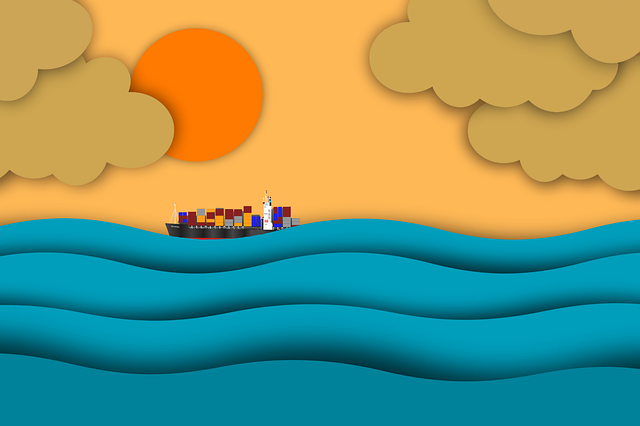
#> input picture pixels/image-15.png, 640 x 426 px
$ jupyter execute pixel_sort.ipynb
#> lines starting #> are read from the running program, lines starting #| are printed output that depends on the picture
# numpy.sort()
- We examine the functioning of `np.sort()`
- A few basic sorting algorithms are introduced.

`numpy.sort(a, axis=- 1, kind=None, order=None)`

Return a sorted copy of an array.

### Parameters
- `a` : array_like, Array to be sorted.
- `axis`: int or None, optional.
    - Axis along which to sort. If None, the array is flattened before sorting. The default is -1, which sorts along the last axis.
- `kind`: {‘quicksort’, ‘mergesort’, ‘heapsort’, ‘stable’}, optional

    - Sorting algorithm. The default is ‘quicksort’. Note that both ‘stable’ and ‘mergesort’ use timsort or radix sort under the covers and, in general, the actual implementation will vary with data type. The ‘mergesort’ option is retained for backwards compatibility.

- `order`: str or list of str, optional
    - When `a` is an array with fields defined, this argument specifies which fields to compare first, second, etc. A single field can be specified as a string, and not all fields need be specified, but unspecified fields will still be used, in the order in which they come up in the dtype, to break ties.

### Returns
- `sorted_array`: `ndarray`
    - Array of the same type and shape as a.

[cell 1]
import cv2
import imageio
import numpy as np
import matplotlib.pyplot as plt

[cell 2]
# sort example.
np.random.seed(2022)
a = np.random.randint(low=100, high=1000, size=10)
print(a)

[cell 3]
np.sort(a) # ascending order!

[cell 4]
indx = np.argsort(a)
print(indx, "index list, sorted")
print(a[indx], "array indexed by ")

[cell 5]
# when an array is given, sorting is done through the last axis
a = np.random.randint(low=0, high=256,size=(4,3))
sa = np.sort(a)
print("a:", a)
print("sorted:", sa)

## Sorting in the Image

[cell 6]
# retrieve an RGB image
im = cv2.imread("pixels/image-15.png")[:,:,::-1]
# im = cv2.imread("pixels/sogang.jpg")
print(type(im), im.shape)
#| <class 'numpy.ndarray'> (426, 640, 3)
plt.imshow(im);

[cell 7]
def show(im, im2):
    ii = [im, im2]
    fig, axis = plt.subplots(1,2, figsize=(13,6))
    for ax, v in zip(axis, ii):
        if len(im.shape) == 2:
            ax.imshow(v, cmap='gray')
        else:
            ax.imshow(v)
        ax.set_axis_off()

[cell 8]
# simple sort()
imsort = np.sort(im)
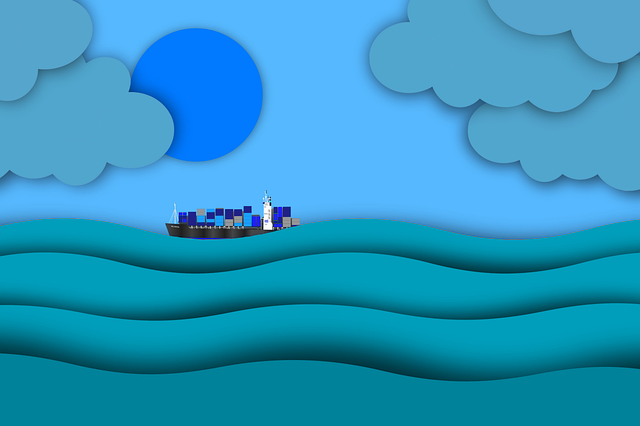
#> imsort: shape (426, 640, 3); mean R, G, B 40.1, 150, 194.1
show(im, imsort)
#> the loop in show, `for ax, v in zip(axis, ii):` made 2 passes

### Question:
Why do we see blue-ish image?

---

[cell 9]
# we can specify the axis of sorting operation
imsort = np.sort(im, axis=2) # the last axis
show(im, imsort)
#> the loop in show (call 2), `for ax, v in zip(axis, ii):` made 2 passes

[cell 10]
# we can specify the axis of sorting operation
imsort = np.sort(im, axis=-1) # the last axis
show(im, imsort)

[cell 11]
# sorting along the vertical axis
im = cv2.imread("pixels/image-15.png")[:,:,::-1]

imsort0 = np.sort(im, axis=0)
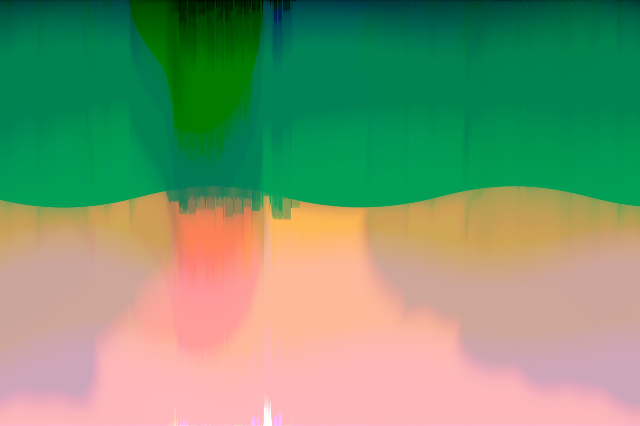
#> imsort0: shape (426, 640, 3); mean R, G, B 120.6, 150, 113.6
show(im, imsort0)

[cell 12]
# for-loop version of np.sort(a, axis=0)
re = np.zeros_like(im)
for c in range(im.shape[1]):
    for k in range(3):
        v = im[:,c,k]
        vs = np.sort(v)
        re[:, c, k] = vs
show(im, re)

[cell 13]
imsort1 = np.sort(im, axis=1)
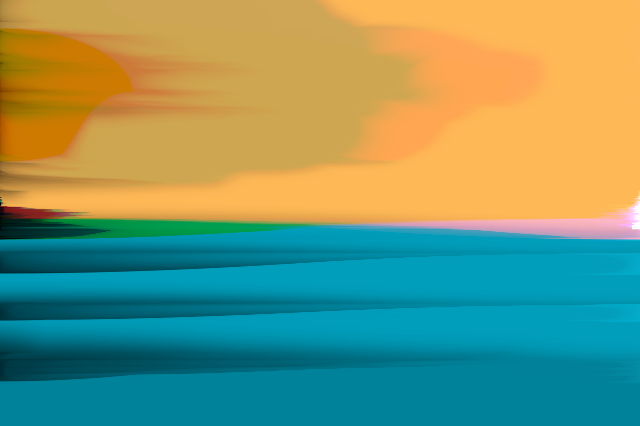
#> imsort1: shape (426, 640, 3); mean R, G, B 120.6, 150, 113.6
plt.imshow(imsort1);

[cell 14]
imsortnone = np.sort(im, axis=None)
print(imsortnone.shape, im.shape[0]*im.shape[1]*im.shape[2])
#| (817920,) 817920
imsortnone = imsortnone.reshape(im.shape)
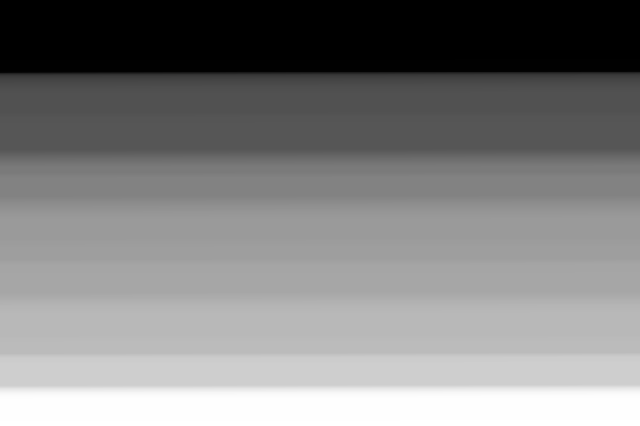
#> imsortnone: shape (426, 640, 3); mean R, G, B 128.1, 128.1, 128.1
show(im, imsortnone)

## Gray Scale Images

[cell 15]
blue = im[:,:,0]  # red channel
print(blue.shape)
#| (426, 640)
plt.imshow(blue, cmap='gray');

[cell 16]
bs0 = np.sort(blue, axis=0)
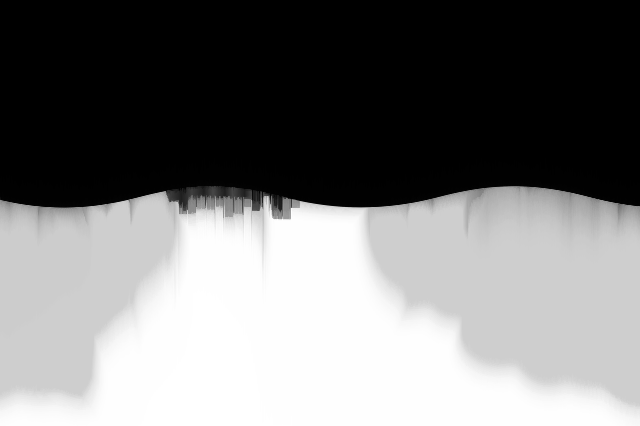
#> bs0: shape (426, 640); min 0, max 255, mean 120.6
show(blue, bs0)

[cell 17]
bs1 = np.sort(blue, axis=1)
show(blue, bs1)

[cell 18]
bs_none = np.sort(blue, axis=None)
print(bs_none.shape)
#| (272640,)
bs_none = bs_none.reshape(blue.shape[0], blue.shape[1])
plt.imshow(bs_none, cmap='gray');

[cell 19]
bs_none = np.sort(blue, axis=None)[::-1] # ascending -> descending
print(bs_none.shape)
#| (272640,)
bs_none = bs_none.reshape(blue.shape[0], blue.shape[1])
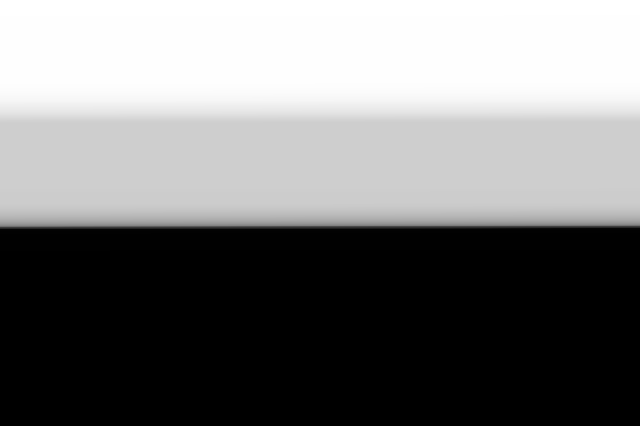
#> bs_none: shape (426, 640); min 0, max 255, mean 120.6
show(blue, bs_none)

## Try: Sort for each channel and combine them into a color array

[cell 20]
# ascending order
im_none_colors = [np.sort(im[:,:,k], axis=None).reshape(im.shape[:2])
                  for k in range(3)]
#> im_none_colors = 3 items

print("len: ", len(im_none_colors), im_none_colors[0].shape )
#| len:  3 (426, 640)

combined = np.stack(im_none_colors, axis=2)

print(combined.shape)
#| (426, 640, 3)
show(im, combined)

[cell 21]
# descending order
im_none_colors = [np.sort(im[:,:,k], axis=None)[::-1].reshape(im.shape[:2])
                  for k in range(3)]

print("len: ", len(im_none_colors), im_none_colors[0].shape )
#| len:  3 (426, 640)

combined = np.stack(im_none_colors, axis=2)
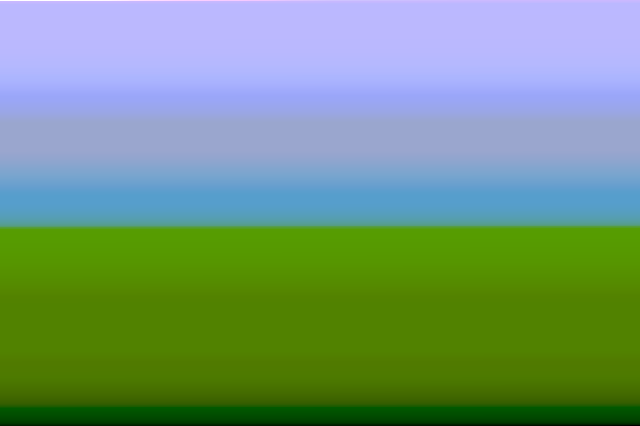
#> combined: shape (426, 640, 3); mean of channels 0, 1, 2 120.6, 150, 113.6; drawn as B, G, R

print(combined.shape)
#| (426, 640, 3)
show(im, combined)

## Sorting along a color channel

[cell 22]
plt.imshow(im); # im is an RGB

[cell 23]
ii = im.reshape((-1,3)); print(ii.shape)
#| (272640, 3)
b = ii[:,0]; print(b.shape)  # red channel
#| (272640,)
a = b.argsort();
jj = ii[a].reshape(im.shape)
show(im, jj)

[cell 24]
ii = im.reshape((-1,3))
ii.shape
b = ii[:,1]   # green channel
a = b.argsort(); a; b[a]; ii[a]
jj = ii[a].reshape(im.shape)
show(im, jj)

[cell 25]
ii = im.reshape((-1,3))
ii.shape
b = ii[:,2]  # blue channel
a = b.argsort(); a; b[a]; ii[a]
jj = ii[a].reshape(im.shape)
show(im, jj)

[cell 26]
jj = np.zeros_like(im)
for col in range(im.shape[1]):
    c = im[:, col, :]
    jj[:, col, :] = c
#
plt.imshow(jj);

[cell 27]
jj = np.zeros_like(im)
for col in range(im.shape[1]):
    c = im[:, col, :]
    d = c[np.argsort(c[:,0])][::-1]   # sort along the red of the column in descending order
    jj[:, col, :] = d
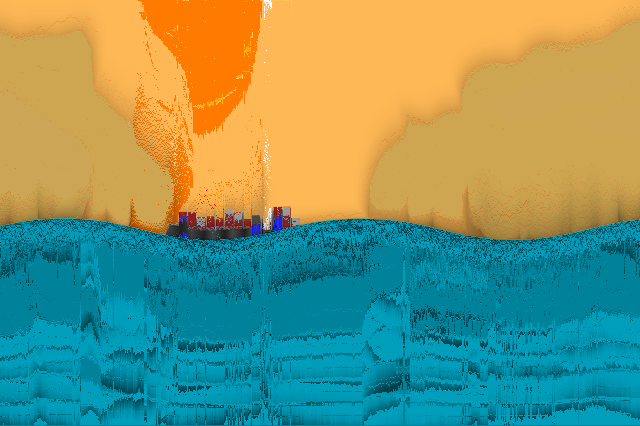
#> jj: shape (426, 640, 3); mean R, G, B 120.6, 150, 113.6
#
show(im, jj)

[cell 28]
jj = np.zeros_like(im)
for col in range(im.shape[1]):
    c = im[:, col, :]
    d = c[np.argsort(c[:,1])][::-1]   # sort along the red of the column in descending order
    jj[:, col, :] = d
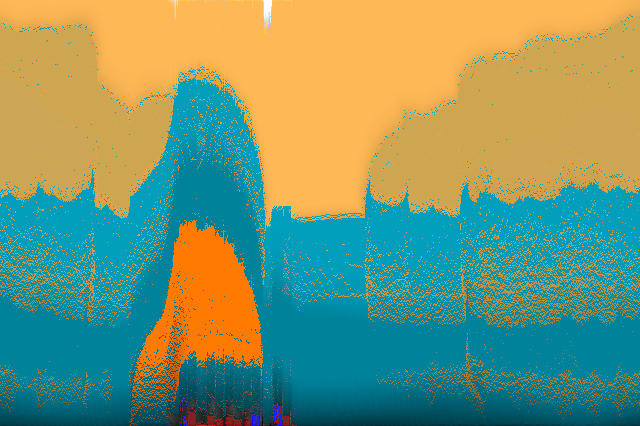
#> jj: shape (426, 640, 3); mean R, G, B 120.6, 150, 113.6
#
show(im, jj)

[cell 29]
jj = np.zeros_like(im)
for col in range(im.shape[1]):
    c = im[:, col, :]
    d = c[np.argsort(c[:,2])]   # sort along the red of the column in ascending order
    jj[:, col, :] = d
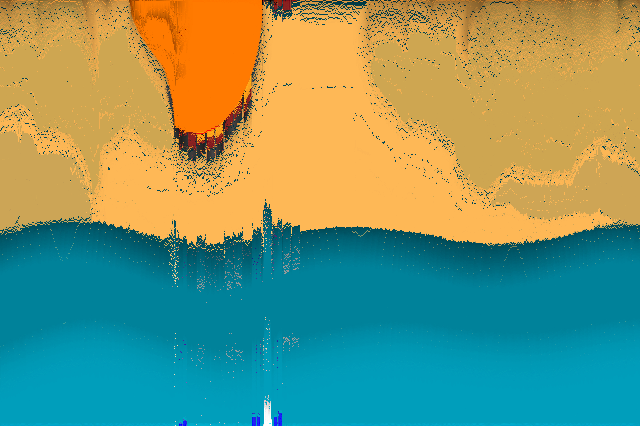
#> jj: shape (426, 640, 3); mean R, G, B 120.6, 150, 113.6
#
show(im, jj)

$ run again, with pixels/sogang.jpg saved as pixels/image-15.png
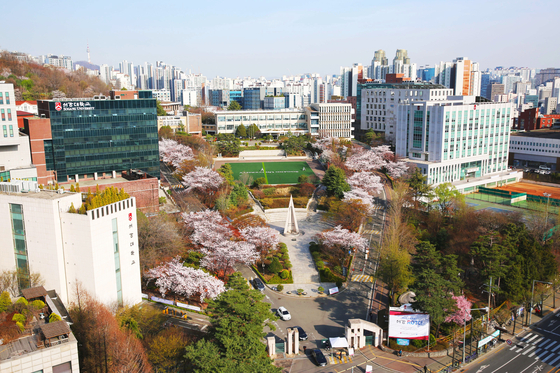
#> input picture pixels/sogang.jpg, 560 x 373 px
#| <class 'numpy.ndarray'> (373, 560, 3)
#> the loop in show, `for ax, v in zip(axis, ii):` made 2 passes
#> the loop in show (call 2), `for ax, v in zip(axis, ii):` made 2 passes
#| (626640,) 626640
#| (373, 560)
#| (208880,)
#| (208880,)
#> `bs_none = bs_none.reshape(blue.shape[0], blue.shape[1])`:
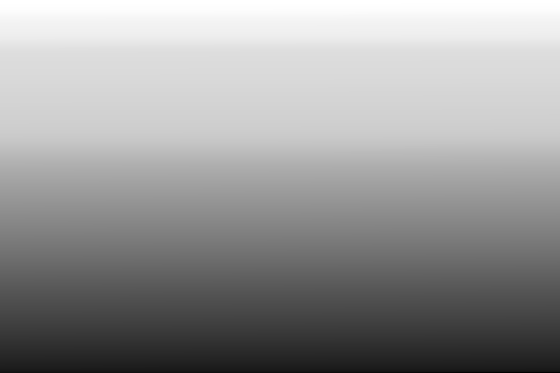
#> bs_none: shape (373, 560); min 0, max 255, mean 152.6
#> im_none_colors = 3 items
#| len:  3 (373, 560)
#| (373, 560, 3)
#| len:  3 (373, 560)
#| (373, 560, 3)
#| (208880, 3)
#| (208880,)
#> after the loop `for col in range(im.shape[1]):`:
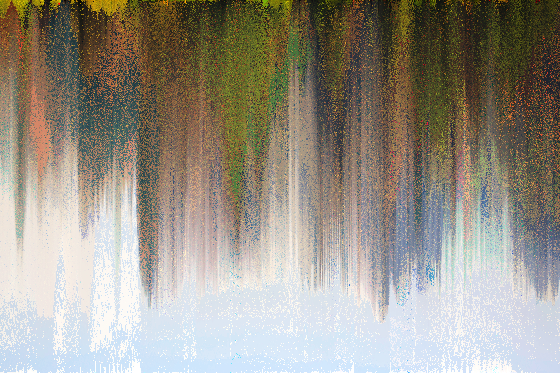
#> jj: shape (373, 560, 3); mean R, G, B 152.6, 147, 135.8
